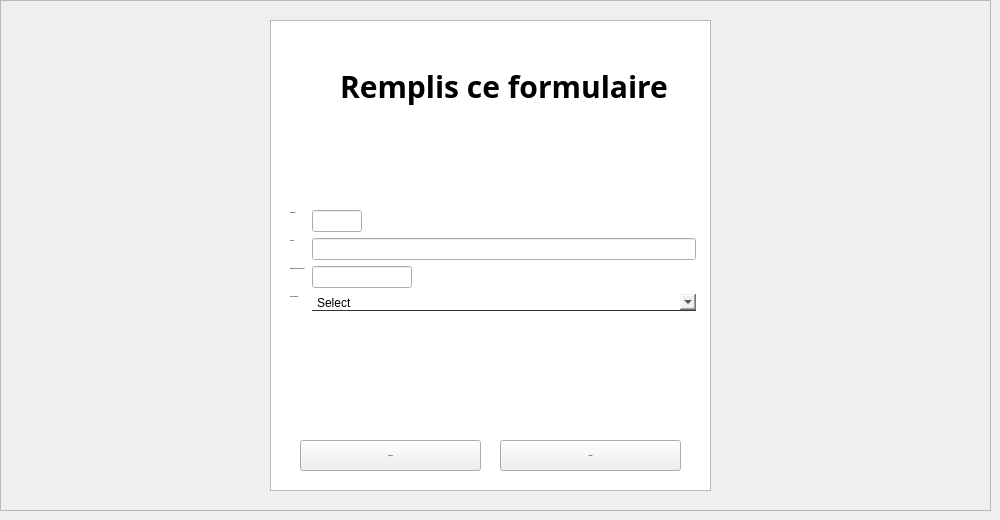
          <widget class="QWidget" name="tab_5">
           <attribute name="title">
            <string>Ajouter</string>
           </attribute>
           <widget class="QFrame" name="frame_12">
            <property name="geometry">
             <rect>
              <x>0</x>
              <y>0</y>
              <width>991</width>
              <height>511</height>
             </rect>
            </property>
            <property name="frameShape">
             <enum>QFrame::StyledPanel</enum>
            </property>
            <property name="frameShadow">
             <enum>QFrame::Raised</enum>
            </property>
            <widget class="QFrame" name="frame_13">
             <property name="geometry">
              <rect>
               <x>270</x>
               <y>20</y>
               <width>441</width>
               <height>471</height>
              </rect>
             </property>
             <property name="frameShape">
              <enum>QFrame::StyledPanel</enum>
             </property>
             <property name="frameShadow">
              <enum>QFrame::Raised</enum>
             </property>
             <widget class="QPushButton" name="pushButton_12">
              <property name="geometry">
               <rect>
                <x>30</x>
                <y>420</y>
                <width>181</width>
                <height>31</height>
               </rect>
              </property>
              <property name="font">
               <font>
                <family>century gothic</family>
                <pointsize>-1</pointsize>
                <weight>75</weight>
                <bold>true</bold>
               </font>
              </property>
              <property name="text">
               <string>AJOUTER</string>
              </property>
             </widget>
             <widget class="QPushButton" name="pushButton_13">
              <property name="geometry">
               <rect>
                <x>230</x>
                <y>420</y>
                <width>181</width>
                <height>31</height>
               </rect>
              </property>
              <property name="font">
               <font>
                <family>century gothic</family>
                <pointsize>-1</pointsize>
                <weight>75</weight>
                <bold>true</bold>
               </font>
              </property>
              <property name="text">
               <string>Anuuler</string>
              </property>
             </widget>
             <widget class="QLabel" name="label_72">
              <property name="geometry">
               <rect>
                <x>70</x>
                <y>20</y>
                <width>331</width>
                <height>91</height>
               </rect>
              </property>
              <property name="font">
               <font>
                <family>century gothic</family>
                <pointsize>-1</pointsize>
                <weight>75</weight>
                <bold>true</bold>
               </font>
              </property>
              <property name="styleSheet">
               <string notr="true">font-family:century gothic;
font-size:30px;</string>
              </property>
              <property name="text">
               <string>Remplis ce formulaire</string>
              </property>
             </widget>
            </widget>
            <widget class="QWidget" name="formLayoutWidget_3">
             <property name="geometry">
              <rect>
               <x>290</x>
               <y>210</y>
               <width>406</width>
               <height>115</height>
              </rect>
             </property>
             <layout class="QFormLayout" name="formLayout_3">
              <item row="0" column="0">
               <widget class="QLabel" name="label_15">
                <property name="font">
                 <font>
                  <family>century gothic</family>
                  <pointsize>-1</pointsize>
                  <weight>75</weight>
                  <bold>true</bold>
                 </font>
                </property>
                <property name="text">
                 <string>Identifiant :</string>
                </property>
               </widget>
              </item>
              <item row="0" column="1">
               <widget class="QLineEdit" name="lineeditid_2">
                <property name="maximumSize">
                 <size>
                  <width>50</width>
                  <height>16777215</height>
                 </size>
                </property>
               </widget>
              </item>
              <item row="1" column="0">
               <widget class="QLabel" name="label_16">
                <property name="font">
                 <font>
                  <family>century gothic</family>
                  <pointsize>-1</pointsize>
                  <weight>75</weight>
                  <bold>true</bold>
                 </font>
                </property>
                <property name="text">
                 <string>Adresse :</string>
                </property>
               </widget>
              </item>
              <item row="1" column="1">
               <widget class="QLineEdit" name="lineEditadres_2">
                <property name="minimumSize">
                 <size>
                  <width>50</width>
                  <height>0</height>
                 </size>
                </property>
               </widget>
              </item>
              <item row="2" column="0">
               <widget class="QLabel" name="label_17">
                <property name="font">
                 <font>
                  <family>century gothic</family>
                  <pointsize>-1</pointsize>
                  <weight>75</weight>
                  <bold>true</bold>
                 </font>
                </property>
                <property name="text">
                 <string>Nombre de places de parking :</string>
                </property>
               </widget>
              </item>
              <item row="2" column="1">
               <widget class="QLineEdit" name="lineEditsurface_2">
                <property name="maximumSize">
                 <size>
                  <width>100</width>
                  <height>16777215</height>
                 </size>
                </property>
               </widget>
              </item>
              <item row="3" column="0">
               <widget class="QLabel" name="label_24">
                <property name="font">
                 <font>
                  <family>century gothic</family>
                  <pointsize>-1</pointsize>
                  <weight>75</weight>
                  <bold>true</bold>
                 </font>
                </property>
                <property name="text">
                 <string>Type de parking :</string>
                </property>
               </widget>
              </item>
              <item row="3" column="1">
               <widget class="QComboBox" name="comboBox_3">
                <property name="styleSheet">
                 <string notr="true">QComboBox{
border:none;
border-bottom:1px solid #2d3436;
}
QComboBox::hover{
background: rgba(119,181,254,0.5);
}</string>
                </property>
                <item>
                 <property name="text">
                  <string>Select</string>
                 </property>
                </item>
                <item>
                 <property name="text">
                  <string>public</string>
                 </property>
                </item>
                <item>
                 <property name="text">
                  <string>privé</string>
                 </property>
                </item>
                <item>
                 <property name="text">
                  <string>privé à usage public</string>
                 </property>
                </item>
               </widget>
              </item>
             </layout>
            </widget>
            <widget class="QGraphicsView" name="graphicsView_15">
             <property name="geometry">
              <rect>
               <x>270</x>
               <y>20</y>
               <width>441</width>
               <height>471</height>
              </rect>
             </property>
             <property name="styleSheet">
              <string notr="true">border-image: url(:/images/Carousel_Parking_Spring2019-1c-1800x1100.jpg);
border-radius:15px;</string>
             </property>
            </widget>
            <zorder>graphicsView_15</zorder>
            <zorder>frame_13</zorder>
            <zorder>formLayoutWidget_3</zorder>
           </widget>
          </widget>
